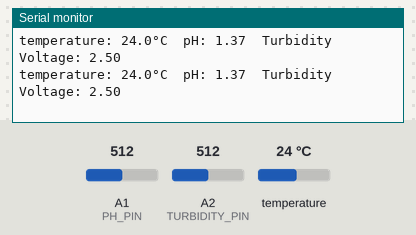
This sketch was run on a simulated Arduino Mega 2560, built with avr-gcc and run on an emulated ATmega2560. Shown: the last lines printed to the serial monitor. The inputs (shaded band) are chosen by the test bench; at power-on: temperature 24 °C, A1 (PH_PIN) = 512, A2 (TURBIDITY_PIN) = 512.

Above: at 2.8 s.
2.9 s: temperature set to 12 °C
At 3.4 s:
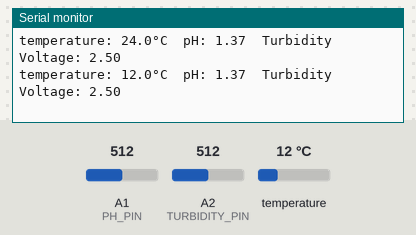
4.4 s: A1 (PH_PIN) set to 716
At 5.7 s:
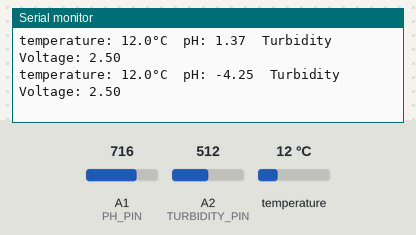
5.9 s: A2 (TURBIDITY_PIN) set to 716
At 6.8 s:
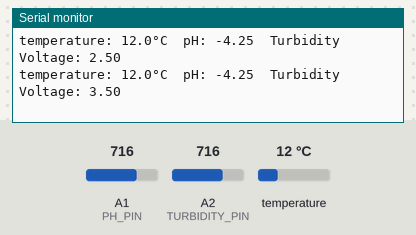
7.4 s: temperature set to 19 °C
At 8.6 s:
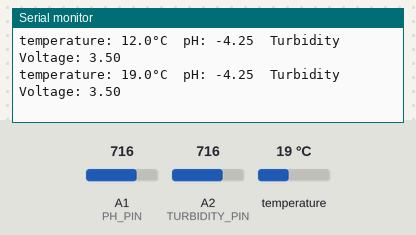
8.9 s: A1 (PH_PIN) set to 900
At 9.4 s:
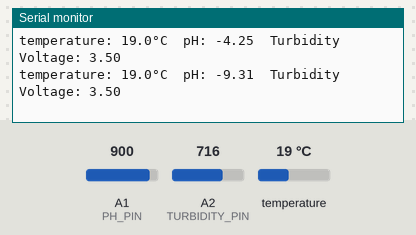
10.4 s: A2 (TURBIDITY_PIN) set to 900
At 11.8 s:
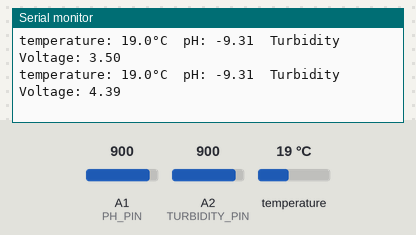
Timing chart, 0 to 12.9 s (numbered marks = the images above; inputs shaded):
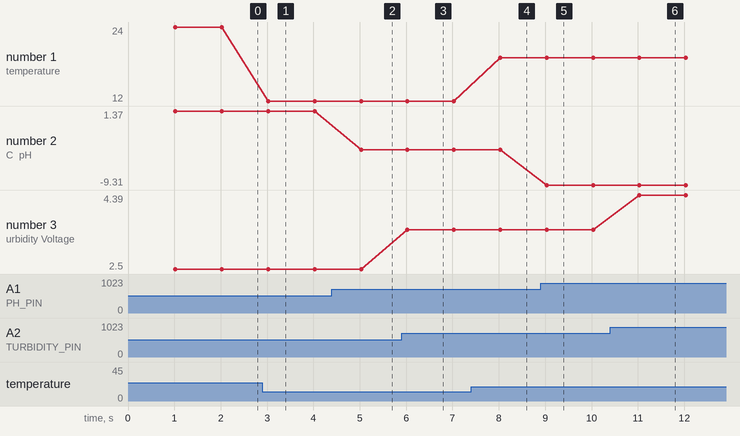

Measured:
- after the input at 2.9 s, the serial monitor: prints a new line after 0.13 s (image 1)
- after the input at 4.4 s, the serial monitor: prints a new line after 0.63 s (image 2)
- after the input at 5.9 s, the serial monitor: prints a new line after 0.13 s (image 3)
- after the input at 7.4 s, the serial monitor: prints a new line after 0.63 s (image 4)
- after the input at 8.9 s, the serial monitor: prints a new line after 0.13 s (image 5)
- after the input at 10.4 s, the serial monitor: prints a new line after 0.63 s (image 6)
- plotted number 1: 24 → 12 after the input at 2.9 s, 12 → 19 after the input at 7.4 s
- plotted number 2: 1.37 → -4.25 after the input at 4.4 s, -4.25 → -9.31 after the input at 8.9 s

The sketch:

Sensors_T_pH_Turbidity.ino
```cpp
/*
Installation Instructions:

For the DS18B20 Temperature Sensor:
@https://wiki.dfrobot.com/Waterproof_DS18B20_Digital_Temperature_Sensor__SKU_DFR0198_
1. Connect the DS18B20 to the Arduino using a plugable terminal sensor adapter or directly by wiring.
    - Red Wire (VCC) to 5V or 3.3V on the Arduino.
    - Black Wire (GND) to GND on the Arduino.
    - Blue Wire (Data Signal) to a digital pin on the Arduino (Pin 52 in this case).
2. Use "Gravity: Terminal Sensor Adapter V2.0" @https://www.dfrobot.com/product-203.html
        or Place a 4.7kΩ pull-up resistor between the VCC and Data Signal lines to ensure proper communication.

For the Gravity: Analog pH Meter V2:
@https://wiki.dfrobot.com/Gravity__Analog_pH_Sensor_Meter_Kit_V2_SKU_SEN0161-V2
1. Connect the pH meter's BNC to the pH probe and the board to the Arduino.
    - Signal Pin to an analog pin on the Arduino (A1 in this case).
    - V+ to 5V on the Arduino.
    - GND to GND on the Arduino.
2. Before taking measurements, calibrate the pH meter with standard buffer solutions. @https://wiki.dfrobot.com/Gravity__Analog_pH_Sensor_Meter_Kit_V2_SKU_SEN0161-V2
    -1. Input enterph command in the serial monitor to enter the calibration mode.
    -2. Input calph commands in the serial monitor to start the calibration. The program will automatically identify which of the two standard buffer solutions is present: either 4.0 and 7.0. In this step, the standard buffer solution of 7.0 will be identified.
    -3. After the calibration, input exitph command in the serial monitor to save the relevant parameters and exit the calibration mode. Note: Only after inputing exitph command in the serial monitor can the relevant parameters be saved.
    -4. After the above steps, the first point calibration is completed. The second point calibration will be performed below.
          -Wash the probe with distilled water, then absorb the residual water-drops with paper. Insert the pH probe into the standard buffer solution of 4.0, stir gently, until the values are stable.
          -After the values are stable, the second point can be calibrated. These steps are the same as the first calibration step. The specific steps are as follows:enterph, calph, exitph
    -5. After completing the above steps, the two-point calibration is completed, and then the sensor can be used for actual measurement. The relevant parameters in the calibration process have been saved to the EEPROM of the main control board
ATTENTION : After completing the measurement, disconnect the pH probe from the signal conversion board. The pH probe should not be connected to the signal conversion board without the power supply for a long time.

For the Gravity: Analog Turbidity Sensor
@https://wiki.dfrobot.com/Turbidity_sensor_SKU__SEN0189
1. Connect the sensor output to an analog pin on the Arduino (A2 in this case).
2. Connect V+ to 5V on the Arduino and GND to GND.

For Gravity: Analog Dissolved Oxygen Sensor / Meter Kit for Arduino
@https://wiki.dfrobot.com/Gravity__Analog_Dissolved_Oxygen_Sensor_SKU_SEN0237
1.

*/


#include <OneWire.h>  // Include the OneWire library for DS18B20 temperature sensor. Please install the library from Arduino IDE
#include "DFRobot_PH.h"  // Include the DFRobot pH library for pH meter functionality. Please download DFRobot_PH Library @https://github.com/DFRobot/DFRobot_PH/archive/master.zip
#include <EEPROM.h>  // Include the EEPROM library for saving calibration data

// Pin for DS18B20 temperature sensor
int DS18S20_Pin = 52; // Define the digital pin for the DS18S20 temperature sensor

// Initialize the OneWire library with the DS18S20 pin
OneWire ds(DS18S20_Pin);

// Pin connected to the pH sensor
#define PH_PIN A1  // Define the analog pin for the pH sensor

// Pin connected to the turbidity sensor
#define TURBIDITY_PIN A2 // Define the analog pin for the turbidity sensor

float voltage, phValue, temperature;  // Variables to store voltage, pH value, and temperature
DFRobot_PH ph;  // Create an instance of the DFRobot_PH class

void setup() {
  Serial.begin(115200);  // Start serial communication at 115200 baud rate
  ph.begin();  // Initialize the pH meter
}

void loop() {
  static unsigned long timepoint = millis();
  // Take measurements every 1000 milliseconds (1 second)
  if(millis() - timepoint > 1000U) {
    timepoint = millis();

    // Read the temperature from the DS18B20 sensor
    temperature = readTemperature(); // Get temperature for pH temperature compensation

    // Read the voltage from the pH sensor
    voltage = analogRead(PH_PIN) / 1024.0 * 5000;  // Convert analog reading to millivolts
    phValue = ph.readPH(voltage, temperature);  // Calculate pH value with temperature compensation

    // Print the temperature and pH values to the Serial Monitor
    Serial.print("temperature: ");
    Serial.print(temperature, 1);  // Print temperature with one decimal place
    Serial.print("°C  pH: ");
    Serial.print(phValue, 2);  // Print pH value with two decimal places

    // Read and print the turbidity sensor value
    int sensorValue = analogRead(TURBIDITY_PIN); // Read the input on analog pin 2
    float turbidityVoltage = sensorValue * (5.0 / 1024.0); // Convert to voltage
    Serial.print("  Turbidity Voltage: ");
    Serial.println(turbidityVoltage); // Print turbidity voltage
  }
  // Check for calibration commands via Serial and perform calibration
  ph.calibration(voltage, temperature);
}


// Function to get temperature from the DS18B20 sensor
float readTemperature() {
  byte data[12];  // Array to store temperature data
  byte addr[8];  // Array to store sensor address

  // Search for sensors on the bus
  if (!ds.search(addr)) {
    ds.reset_search();  // Reset search for the next attempt
    return -1000; // Return a placeholder indicating no sensor found
  }

  // Check if data received is valid
  if (OneWire::crc8(addr, 7) != addr[7]) {
    Serial.println("CRC is not valid!");  // Print error message
    return -1000;
  }

  // Verify the sensor type is DS18B20
  if (addr[0] != 0x10 && addr[0] != 0x28) {
    Serial.print("Device is not recognized");  // Print error message
    return -1000;
  }

  // Reset, select the sensor, then initiate temperature conversion
  ds.reset();
  ds.select(addr);
  ds.write(0x44, 1); // Start conversion, with parasite power on at the end

  // Wait for conversion to complete then read the scratchpad
  byte present = ds.reset();
  ds.select(addr);
  ds.write(0xBE); // Command to read Scratchpad

  // Read the temperature data
  for (int i = 0; i < 9; i++) { // We need 9 bytes as per DS18B20 specs
    data[i] = ds.read();
  }

  ds.reset_search(); // Reset the search to allow us to detect the next device in the next loop

  // Processing the data received from the sensor
  byte MSB = data[1]; // Most Significant Byte of the temperature
  byte LSB = data[0]; // Least Significant Byte of the temperature

  // Forming the raw temperature value from two bytes
  float tempRead = ((MSB << 8) | LSB); // Use bitwise OR to combine MSB and LSB

  // Converting raw value to Celsius
  float TemperatureSum = tempRead / 16;

  return TemperatureSum; // Return the processed temperature
}
```
